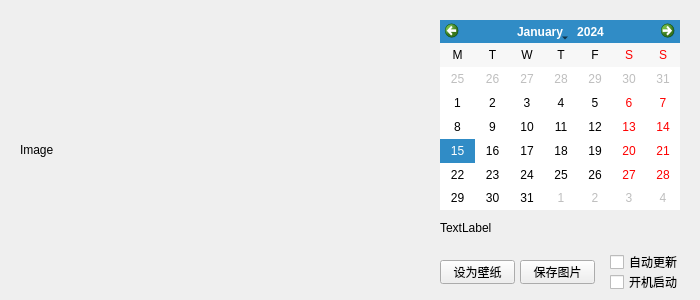
<?xml version="1.0" encoding="UTF-8"?>
<ui version="4.0">
 <class>MainWindow</class>
 <widget class="QMainWindow" name="MainWindow">
  <property name="geometry">
   <rect>
    <x>0</x>
    <y>0</y>
    <width>700</width>
    <height>300</height>
   </rect>
  </property>
  <property name="sizePolicy">
   <sizepolicy hsizetype="Preferred" vsizetype="Preferred">
    <horstretch>0</horstretch>
    <verstretch>0</verstretch>
   </sizepolicy>
  </property>
  <property name="minimumSize">
   <size>
    <width>700</width>
    <height>300</height>
   </size>
  </property>
  <property name="maximumSize">
   <size>
    <width>700</width>
    <height>300</height>
   </size>
  </property>
  <property name="windowTitle">
   <string>MainWindow</string>
  </property>
  <widget class="QWidget" name="centralwidget">
   <widget class="QCalendarWidget" name="calendarWidget">
    <property name="geometry">
     <rect>
      <x>440</x>
      <y>20</y>
      <width>240</width>
      <height>190</height>
     </rect>
    </property>
    <property name="minimumDate">
     <date>
      <year>2010</year>
      <month>1</month>
      <day>1</day>
     </date>
    </property>
    <property name="firstDayOfWeek">
     <enum>Qt::DayOfWeek::Monday</enum>
    </property>
    <property name="gridVisible">
     <bool>false</bool>
    </property>
    <property name="horizontalHeaderFormat">
     <enum>QCalendarWidget::HorizontalHeaderFormat::SingleLetterDayNames</enum>
    </property>
    <property name="verticalHeaderFormat">
     <enum>QCalendarWidget::VerticalHeaderFormat::NoVerticalHeader</enum>
    </property>
    <property name="navigationBarVisible">
     <bool>true</bool>
    </property>
    <property name="dateEditEnabled">
     <bool>true</bool>
    </property>
    <property name="dateEditAcceptDelay">
     <number>1500</number>
    </property>
   </widget>
   <widget class="QPushButton" name="pushButton">
    <property name="geometry">
     <rect>
      <x>440</x>
      <y>260</y>
      <width>75</width>
      <height>24</height>
     </rect>
    </property>
    <property name="text">
     <string>设为壁纸</string>
    </property>
   </widget>
   <widget class="QPushButton" name="pushButton_2">
    <property name="geometry">
     <rect>
      <x>520</x>
      <y>260</y>
      <width>75</width>
      <height>24</height>
     </rect>
    </property>
    <property name="text">
     <string>保存图片</string>
    </property>
   </widget>
   <widget class="QLabel" name="label">
    <property name="geometry">
     <rect>
      <x>20</x>
      <y>30</y>
      <width>400</width>
      <height>240</height>
     </rect>
    </property>
    <property name="text">
     <string>Image</string>
    </property>
   </widget>
   <widget class="QLabel" name="label_2">
    <property name="geometry">
     <rect>
      <x>440</x>
      <y>220</y>
      <width>240</width>
      <height>16</height>
     </rect>
    </property>
    <property name="minimumSize">
     <size>
      <width>240</width>
      <height>0</height>
     </size>
    </property>
    <property name="maximumSize">
     <size>
      <width>240</width>
      <height>40</height>
     </size>
    </property>
    <property name="text">
     <string>TextLabel</string>
    </property>
    <property name="wordWrap">
     <bool>true</bool>
    </property>
   </widget>
   <widget class="QCheckBox" name="autoStartCheckBox">
    <property name="geometry">
     <rect>
      <x>610</x>
      <y>270</y>
      <width>75</width>
      <height>24</height>
     </rect>
    </property>
    <property name="text">
     <string>开机启动</string>
    </property>
   </widget>
   <widget class="QCheckBox" name="autoUpdateCheckBox">
    <property name="geometry">
     <rect>
      <x>610</x>
      <y>250</y>
      <width>90</width>
      <height>24</height>
     </rect>
    </property>
    <property name="text">
     <string>自动更新</string>
    </property>
   </widget>
  </widget>
 </widget>
 <resources/>
 <connections/>
</ui>
